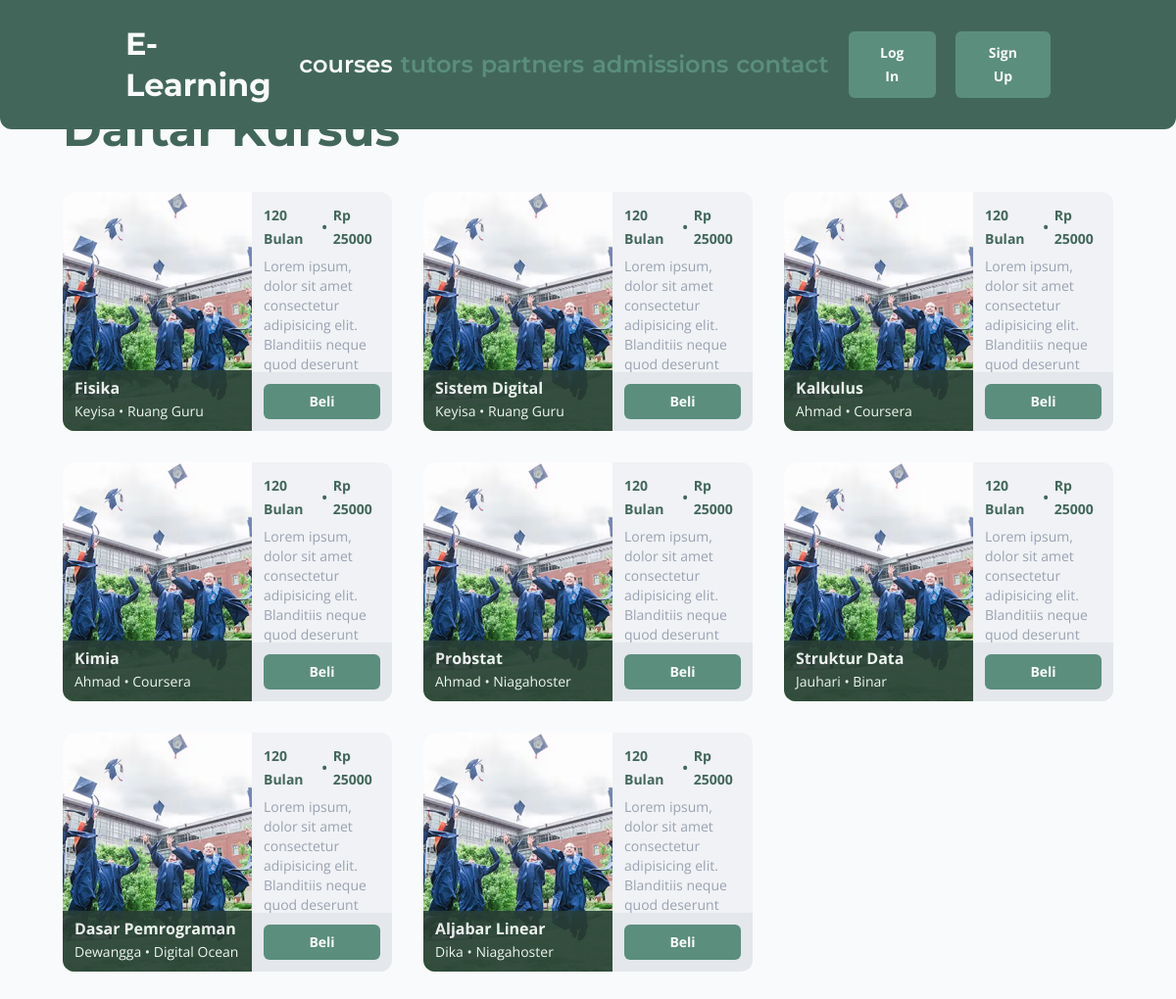
Page /pages/courses.php on the committed database.
### tables this page shows
CREATE TABLE course (
    id int  NOT NULL AUTO_INCREMENT,
    nama varchar(30)  NOT NULL,
    deskripsi varchar(512)  NOT NULL,
    harga int  NOT NULL,
    durasi int  NOT NULL,
    partner_id int  NOT NULL,
    tutor_id int  NOT NULL,
    CONSTRAINT course_pk PRIMARY KEY (id)
);

### pages/courses.php (the view, shortened to what this page needs)
<?php
include("../config.php");
$sql = "SELECT c.id, c.nama, c.deskripsi, c.harga, c.durasi, t.nama as tutor, p.nama as 'partner' FROM course c JOIN (SELECT id, nama FROM tutor) t ON c.tutor_id=t.id JOIN (SELECT id, nama FROM partner) p ON c.partner_id=p.id";
$query = $db->query($sql);
?>
<!DOCTYPE html>
<html lang="en">
<head>
  <link rel="stylesheet" href="../css/courses.css">
</head>
<body>
  <nav>
    <a href="/index.php" class="logo">E-Learning</a>
    <div class="nav-list">
      <a href="courses.php" class="nav-item active">courses</a>
      <a href="tutors.php" class="nav-item">tutors</a>
      <a href="partners.php" class="nav-item">partners</a>
      <a href="admissions.php" class="nav-item">admissions</a>
      <a href="contact.php" class="nav-item">contact</a>
      <?php if (!isset($_GET['user_id'])) : ?>
        <a href="login.php" class="btn nav-btn">Log In</a>
        <a href="signup.php" class="btn nav-btn">Sign Up</a>
      <?php endif; ?>
    </div>
  </nav>
  <main>
    <h1 class="form-title">Daftar Kursus</h1>
    <section class="catalog">
      <?php while ($courses = $query->fetch(PDO::FETCH_ASSOC)) : ?>
        <div class="card">
          <div class="card-header">
            <img src="../images/course-card.png" alt="course card">
            <div class="card-caption">
              <h2 class="card-caption-title"><?php echo $courses['nama'] ?></h2>
              <p class="card-caption-subtitle">
                <span><?php echo $courses['tutor'] ?></span>
                <span>•</span>
                <span><?php echo $courses['partner'] ?></span>
              </p>
            </div>
          </div>
          <div class="card-body">
            <div class="card-body-top">
              <p class="card-body-header">
                <span><?php echo $courses['durasi'] ?> Bulan</span>
                <span>•</span>
                <span>Rp <?php echo $courses['harga'] ?></span>
              </p>
              <p class="card-body-description"><?php echo $courses['deskripsi'] ?></p>
            </div>
            <div class="card-body-bottom">
              <a href=<?php echo "admissions.php?course_id=" . $courses['id'] ?> class="btn submit-btn">Beli</a>
            </div>
          </div>
        </div>
      <?php endwhile; ?>
    </section>
  </main>
</body>
</html>

### css/courses.css (style rules this page uses)
.catalog { display: grid; grid-template-columns: repeat(3, minmax(0, 1fr)); grid-auto-flow: row; gap: 32px; }
.card { display: flex; background: #f0f2f5; border-radius: 12px; overflow: clip; }
.card-header { width: 193px; height: 244px; position: relative; }
.card-header > img { width: 193px; height: 244px; object-fit: cover; }
.card-caption { width: 100%; position: absolute; bottom: 0; display: flex; flex-direction: column; padding: 6px 12px 12px; gap: 4px; background: #283f37; opacity: 0.9; color: #f9fafb; }
.card-caption-title { font-family: "Open Sans"; font-weight: 700; font-size: 16px; line-height: 24px; }
.card-caption-subtitle { font-family: "Open Sans"; font-weight: 400; font-size: 14px; line-height: 16px; }
.card-body { width: 100%; height: 244px; position: relative; display: flex; flex-direction: column; padding: 0px; }
.card-body-top { width: 100%; height: 100%; overflow-y: scroll; display: flex; flex-direction: column; padding: 12px; gap: 6px; }
.card-body-header { display: flex; align-items: center; padding: 0px; gap: 6px; font-family: "Open Sans"; font-weight: 700; font-size: 14px; line-height: 24px; color: #42675a; }
.card-body-description { font-family: "Open Sans"; font-weight: 400; font-size: 14px; line-height: 20px; color: #9aa2b1; }
.card-body-bottom { width: 100%; position: absolute; bottom: 0; display: flex; flex-direction: row; align-items: flex-start; padding: 12px; gap: 10px; background: #e4e7eb; }

### css/global.css (style rules this page uses)
* { box-sizing: border-box; margin: 0; }
a, button, input, textarea { all: unset; box-sizing: border-box; margin: 0; }
a, button { cursor: pointer; }
.btn { padding: 6px 24px; border-radius: 6px; background-color: #5b8e7d; text-align: center; font-family: "Open Sans"; font-weight: 700; font-size: 14px; line-height: 24px; color: #f9fafb; cursor: pointer; transition: background-color 0.2s ease-out; }
body { min-height: 100vh; background-color: #f9fafb; display: flex; flex-direction: column; font-family: "Open Sans"; color: #42675a; }
nav { position: fixed; z-index: 100; width: 100%; padding: 24px 128px; display: flex; align-items: center; justify-content: space-between; background: #42675a; border-radius: 0px 0px 12px 12px; color: #f9fafb; }
nav > .logo { font-family: "Montserrat"; font-weight: 700; font-size: 32px; line-height: 42px; }
.nav-list { display: flex; flex-direction: row; align-items: center; gap: 8px; }
.nav-item { font-family: "Montserrat"; font-weight: 600; font-size: 24px; line-height: 32px; color: #5b8e7d; transition: color 0.2s ease-in-out; }
.nav-item:hover, .nav-item.active { color: #f9fafb; }
.nav-btn { padding: 10px 28px; margin-left: 12px; }
main { display: flex; flex-direction: column; align-items: flex-start; margin-top: 68px; padding: 32px 64px 32px 64px; gap: 32px; }
.form-title { font-family: "Montserrat"; font-weight: 700; font-size: 48px; line-height: 64px; }
.submit-btn { width: 100%; }

### rows in the picture
course: nama "Fisika", tutor "Keyisa", partner "Ruang Guru", durasi "120", harga "25000", deskripsi "Lorem ipsum, dolor sit amet consectetur adipisicing elit. Blanditiis neque quod deserunt…"
course: nama "Sistem Digital", tutor "Keyisa", partner "Ruang Guru", durasi "120", harga "25000", deskripsi "Lorem ipsum, dolor sit amet consectetur adipisicing elit. Blanditiis neque quod deserunt…"
course: nama "Kalkulus", tutor "Ahmad", partner "Coursera", durasi "120", harga "25000", deskripsi "Lorem ipsum, dolor sit amet consectetur adipisicing elit. Blanditiis neque quod deserunt…"
course: nama "Kimia", tutor "Ahmad", partner "Coursera", durasi "120", harga "25000", deskripsi "Lorem ipsum, dolor sit amet consectetur adipisicing elit. Blanditiis neque quod deserunt…"
course: nama "Probstat", tutor "Ahmad", partner "Niagahoster", durasi "120", harga "25000", deskripsi "Lorem ipsum, dolor sit amet consectetur adipisicing elit. Blanditiis neque quod deserunt…"
course: nama "Struktur Data", tutor "Jauhari", partner "Binar", durasi "120", harga "25000", deskripsi "Lorem ipsum, dolor sit amet consectetur adipisicing elit. Blanditiis neque quod deserunt…"
course: nama "Dasar Pemrograman", tutor "Dewangga", partner "Digital Ocean", durasi "120", harga "25000", deskripsi "Lorem ipsum, dolor sit amet consectetur adipisicing elit. Blanditiis neque quod deserunt…"
course: nama "Aljabar Linear", tutor "Dika", partner "Niagahoster", durasi "120", harga "25000", deskripsi "Lorem ipsum, dolor sit amet consectetur adipisicing elit. Blanditiis neque quod deserunt…"
